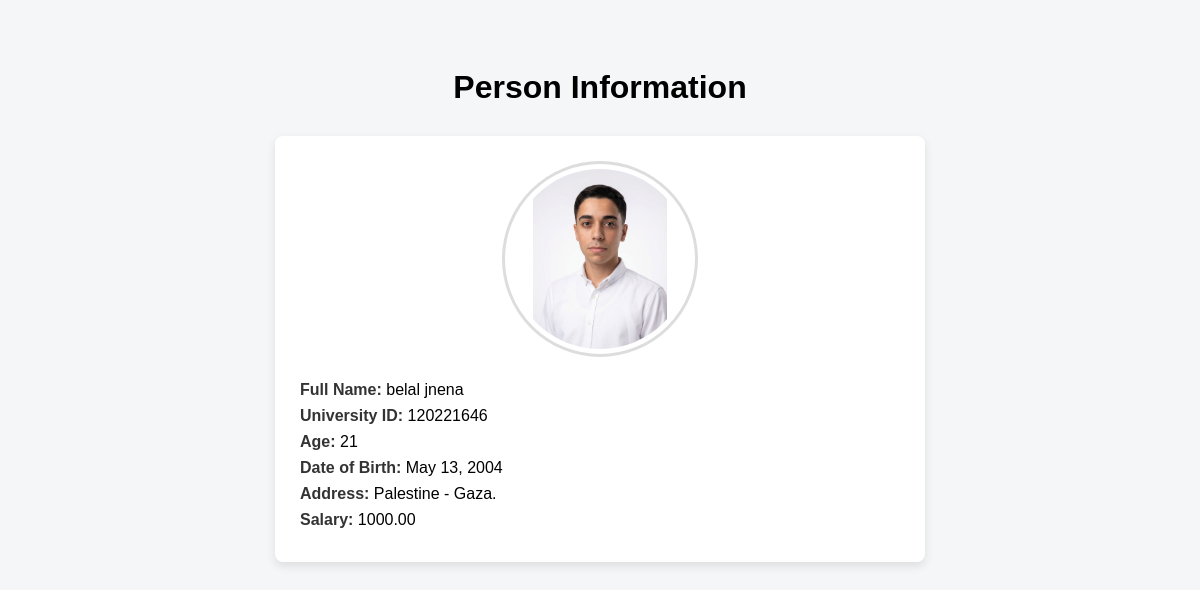
The page / on the database its author committed.
### pages/models.py (models this page shows, shortened)
class Person(models.Model):
    full_name = models.CharField(max_length=100)
    university_id = models.CharField(max_length=20)
    age = models.PositiveIntegerField()
    date_of_birth = models.DateField()
    address = models.TextField()
    salary = models.DecimalField(max_digits=10, decimal_places=2)
    photo = models.ImageField(upload_to='photos/')

### pages/views.py (the view)
# urls.py: path('', views.home, name='home'),
def home(request):
    people = Person.objects.all()
    return render(request, 'pages/index.html', {'people': people})

### Templates/pages/index.html (shortened to what this page needs)
<!DOCTYPE html>
<html>
<head>
</head>
<body>
    <h1>Person Information</h1>
    {% for p in people %}
    <div class="card">
        <div class="photo">
            <img src="{{ p.photo.url }}" alt="Photo">
        </div>
        <div class="info">
            <p><span class="label">Full Name:</span> {{ p.full_name }}</p>
            <p><span class="label">University ID:</span> {{ p.university_id }}</p>
            <p><span class="label">Age:</span> {{ p.age }}</p>
            <p><span class="label">Date of Birth:</span> {{ p.date_of_birth }}</p>
            <p><span class="label">Address:</span> {{ p.address }}</p>
            <p><span class="label">Salary:</span> {{ p.salary }}</p>
        </div>
    </div>
    {% endfor %}
</body>
</html>

### Templates/pages/index.html (style rules this page uses)
body { font-family: Arial, sans-serif; background: #f4f6f8; padding: 40px; }
h1 { text-align: center; margin-bottom: 30px; }
.card { background: #ffffff; max-width: 600px; margin: auto; padding: 25px; border-radius: 8px; box-shadow: 0 4px 10px rgba(0, 0, 0, 0.1); }
.photo { text-align: center; margin-bottom: 20px; }
.photo img { width: 180px; height: 180px; object-fit: contain; background-color: #ffffff; border-radius: 50%; border: 3px solid #ddd; padding: 5px; }
.info p { font-size: 16px; margin: 8px 0; }
.label { font-weight: bold; color: #333; }

### rows shown on the page
Person: photo (picture), full_name "belal jnena", university_id "120221646", age "21", date_of_birth "May 13, 2004", address "Palestine - Gaza.", salary "1000.00"
